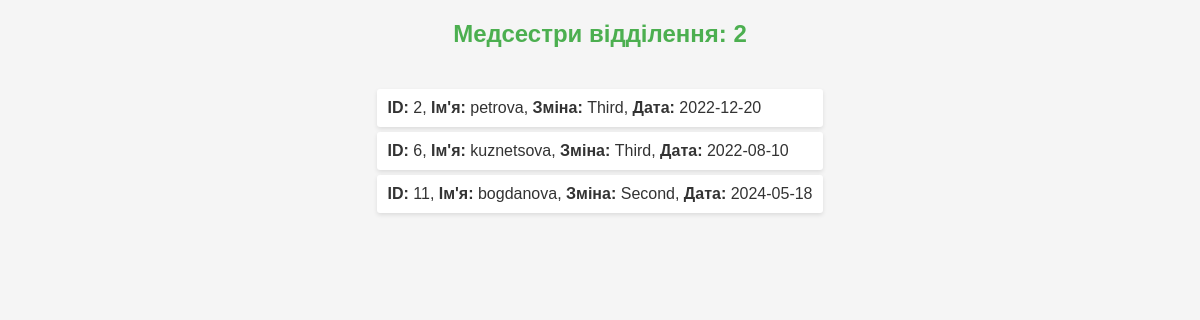
Screenshot of /department_nurses.php?department=2 with the database file from the repository.
### tables this page shows
CREATE TABLE `nurse` (
  `id_nurse` int NOT NULL,
  `name` text NOT NULL,
  `date` date NOT NULL,
  `department` int NOT NULL,
  `shift` text NOT NULL
);

### department_nurses.php (the view, shortened to what this page needs)
<?php
include("connect.php");
?>
<!DOCTYPE html>
<html>
<head>
    <link rel="stylesheet" href="index.css">
</head>
<body>
    <?php
    try {
        $department_id = $_GET['department'];
        $stmt = $dbh->prepare('
            SELECT id_nurse, name, shift, date
            FROM nurse
            WHERE department = :department_id
        ');
        $stmt->bindValue(":department_id", $department_id);
        $stmt->execute();
        $nurses = $stmt->fetchAll();
        echo "<h2>Медсестри відділення: $department_id</h2>";
        if ($nurses) {
            echo "<ul>";
            foreach ($nurses as $nurse) {
                echo "<li><b>ID:</b> {$nurse['id_nurse']}, <b>Ім'я:</b> {$nurse['name']}, <b>Зміна:</b> {$nurse['shift']}, <b>Дата:</b> {$nurse['date']}</li>";
            }
            echo "</ul>";
        } else {
            echo "<p>У цьому відділенні немає медсестер.</p>";
        }
    } catch (PDOException $e) {
        echo 'Помилка: ' . $e->getMessage();
    }
    ?>
</body>
</html>

### index.css (style rules this page uses)
body { font-family: Arial, sans-serif; background-color: #f5f5f5; margin: 0; padding: 0; display: flex; flex-direction: column; align-items: center; color: #333; }
h1, h2 { color: #4caf50; }
ul { list-style-type: none; padding: 0; }
li { background: #fff; margin: 5px 0; padding: 10px; border-radius: 3px; box-shadow: 0 2px 4px rgba(0, 0, 0, 0.1); }

### rows the page displays
nurse: id_nurse "2", name "petrova", shift "Third", date "2022-12-20"
nurse: id_nurse "6", name "kuznetsova", shift "Third", date "2022-08-10"
nurse: id_nurse "11", name "bogdanova", shift "Second", date "2024-05-18"

### other values shown
$department_id "2"
